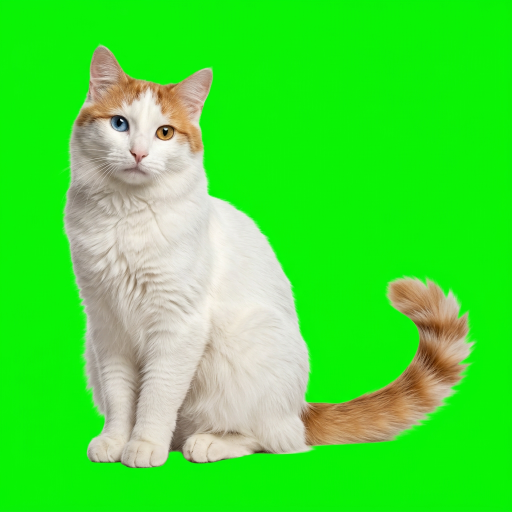
#> input picture artwork/rifki/perch.png, 1024 x 1024 px (shown at 1/2 size)
$ python prepare-rifki.py
#> lines starting #> are read from the running program, lines starting #| are printed output that depends on the picture
#!/usr/bin/env python3
"""Üretilmiş kaynak pozlarından şeffaf, katmanlı küçük kedi rig'i hazırla.

Çalışma zamanında ağ / model / matting bağımlılığı yoktur. Pillow yeterlidir.
"""
from __future__ import annotations

import argparse
import json
from pathlib import Path

from PIL import Image, ImageChops, ImageDraw, ImageFilter

ROOT = Path(__file__).resolve().parents[1]
RIGS = {
    'perch': {
        'tail': [(599,807),(701,779),(762,692),(748,502),(1012,506),(1011,931),(610,925)],
        'tail_pivot': [617,860],
        'head': [(132,65),(450,92),(470,344),(406,423),(147,412),(109,316)],
        'head_pivot': [306,404], 'eyes': [[240,245],[333,271]], 'mouth': [285,338],
    },
    'leap': {
        'tail': [(677,476),(728,455),(775,339),(1004,311),(1017,466),(753,587),(701,551)],
        'tail_pivot': [718,525],
    },
    'play': {
        'tail': [(2,65),(211,72),(363,232),(433,348),(354,413),(304,366),(256,283),(15,302)],
        'tail_pivot': [355,361],
        'paw': [(553,599),(656,588),(690,681),(675,782),(649,842),(599,842),(580,750),(544,679)],
        'paw_pivot': [644,804],
    },
    'tea': {
        'tail': [(679,766),(777,731),(928,557),(1017,557),(1018,755),(738,866),(685,846)],
        'tail_pivot': [702,812],
        'paw': [(96,547),(282,474),(377,493),(418,545),(350,618),(235,710),(91,731)],
        'paw_pivot': [361,555],
    },
}


def key_green(source):
    source = source.convert('RGB').resize((1024,1024), Image.Resampling.LANCZOS)
    image = Image.new('RGBA', source.size)
    pixels = []
    for r, g, b in source.getdata():
        excess = max(0, g-max(r,b)-5)
        alpha = max(0, min(255, round(255-excess*1.9)))
        if g > 100 and g > max(r,b)*1.42:
            alpha = 0
        # Yeşil key ışığının kürk kenarındaki yansımasını gider; beyaz kürkü koru.
        if g > max(r,b):
            g = min(g, round((r+b)/2)+5)
        pixels.append((r,g,b,alpha))
    image.putdata(pixels)
    return image


def prepare(source, output):
    output.mkdir(parents=True, exist_ok=True)
    manifest = {'version':1, 'size':512, 'poses':{}}
    for name, config in RIGS.items():
        with Image.open(source / (name+'.png')) as raw:
#> raw is the input picture: PIL image 1024x1024 RGB; mean R, G, B 69.9, 225.1, 56.7
            image = key_green(raw)
#> in key_green, `image = Image.new('RGBA', source.size)`: image: PIL image 1024x1024 RGBA; every value is 0
#> the loop in key_green, `for r, g, b in source.getdata():` made 1048576 passes
#> (r, g, b, excess) on passes 1 to 12: (3, 9, 4, 238), (5, 9, 4, 236), (5, 10, 5, 234), (6, 11, 5, 232), (6, 11, 5, 234), (8, 12, 6, 233), (7, 11, 6, 232), (7, 11, 6, 232), (7, 12, 7, 232), (7, 12, 7, 232), (7, 11, 6, 232), (6, 11, 6, 232)
#> (excess, g) on passes 61 to 66: (233, 13), (232, 13), (232, 13), (232, 12), (232, 13), (232, 13)
#> after the loop in key_green, `for r, g, b in source.getdata():`: pixels = 1048576 items
#> in key_green, `image.putdata(pixels)`:
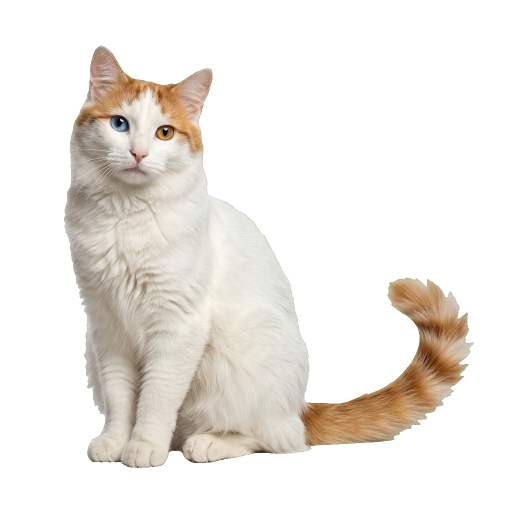
#> image: PIL image 1024x1024 RGBA (shown at 1/2 size); mean R, G, B, A 69.9, 67.1, 56.7, 79.7; transparent parts drawn white
        base = image.copy()
        layers = {}
        # Alt gövde ve ayrılan organ arasında yumuşak 2 px bindirme kalır.
        for part in ('tail',):
            if part not in config:
                continue
            mask = Image.new('L', image.size)
            ImageDraw.Draw(mask).polygon(config[part], fill=255)
            mask = mask.filter(ImageFilter.GaussianBlur(1.2))
            layer = image.copy()
            layer.putalpha(ImageChops.multiply(image.getchannel('A'), mask))
            removal = mask.copy()
            px, py = config[part+'_pivot']
            ImageDraw.Draw(removal).ellipse((px-42,py-42,px+42,py+42),fill=0)
            remaining = ImageChops.invert(removal)
            base.putalpha(ImageChops.multiply(base.getchannel('A'), remaining))
            layer.resize((512,512),Image.Resampling.LANCZOS).save(output/(name+'-'+part+'.png'),optimize=True)
            layers[part] = [v/2 for v in config[part+'_pivot']]
#> this loop made 1 pass
#> pass 1, in prepare, `mask = mask.filter(ImageFilter.GaussianBlur(1.2))`:
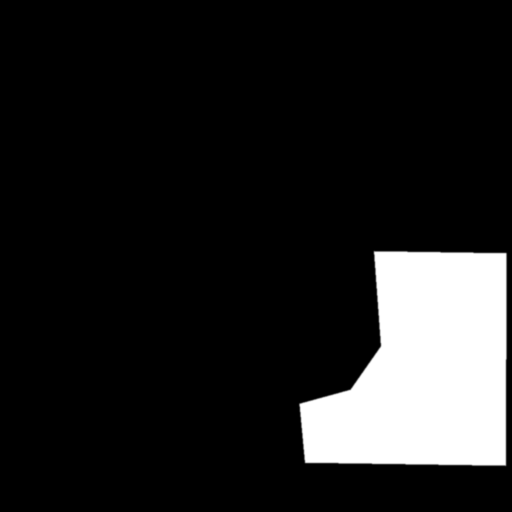
#> mask: PIL image 1024x1024 L (shown at 1/2 size); min 0, max 255, mean 32.2
#> pass 1, in prepare, `remaining = ImageChops.invert(removal)`:
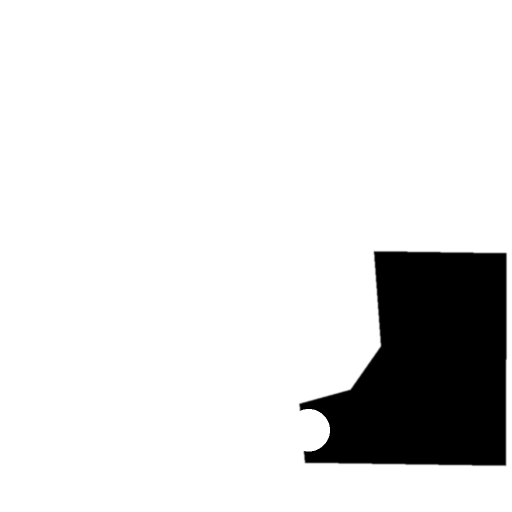
#> remaining: PIL image 1024x1024 L (shown at 1/2 size); min 0, max 255, mean 223.8
#> pass 1, in prepare, `layer.resize((512,512),Image.Resampling.LANCZOS).save(output/(name+'-'..`:
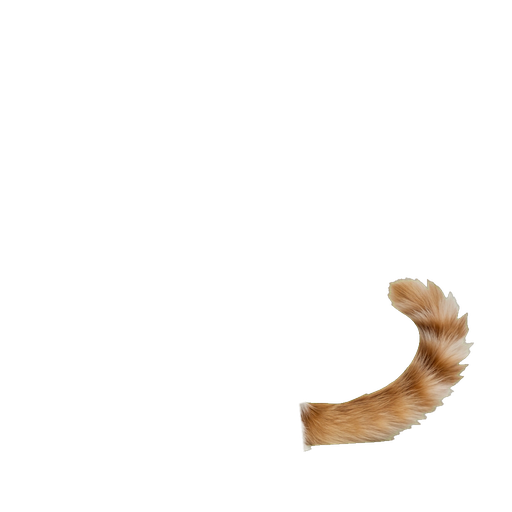
#> saved as perch-tail.png: PIL image 512x512 RGBA; mean R, G, B, A 8.6, 6.7, 4.8, 11.6; transparent parts drawn white
#> after the loop:
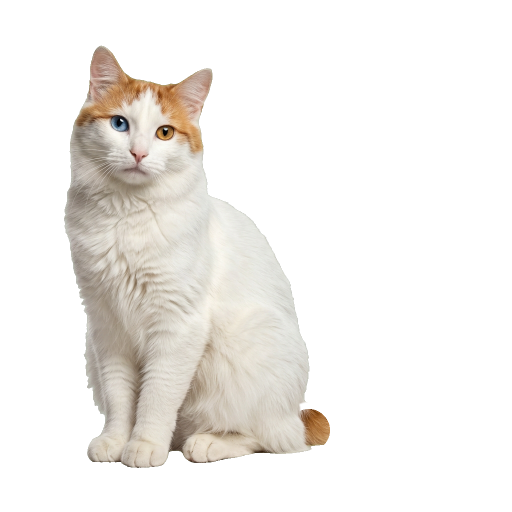
#> base: PIL image 1024x1024 RGBA (shown at 1/2 size); mean R, G, B, A 69.9, 67.1, 56.7, 69; transparent parts drawn white
#> after the loop, layers = {'tail': [308.5, 430]}
        base.resize((512,512),Image.Resampling.LANCZOS).save(output/(name+'-body.png'),optimize=True)
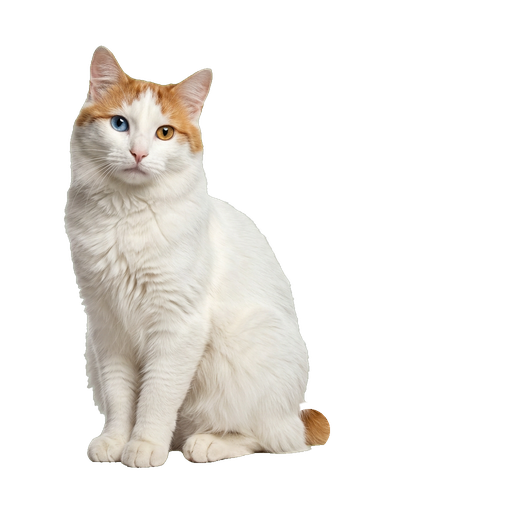
#> saved as perch-body.png: PIL image 512x512 RGBA; mean R, G, B, A 56.3, 53.6, 49.9, 69.1; transparent parts drawn white
        entry = {'layers':layers}
        if 'paw_pivot' in config:
            entry['paw'] = [90,310,90,80] if name=='tea' else [300,340,55,85]
        if 'head' in config:
            entry['head'] = [145,130,86,120]
        for key in ('eyes','mouth'):
            if key in config:
                entry[key] = [[v/2 for v in p] for p in config[key]] if key=='eyes' else [v/2 for v in config[key]]
#> after the loop, entry = 4 items
        manifest['poses'][name]=entry
#> pass 2 of the loop in prepare, `for name, config in RIGS.items():`:
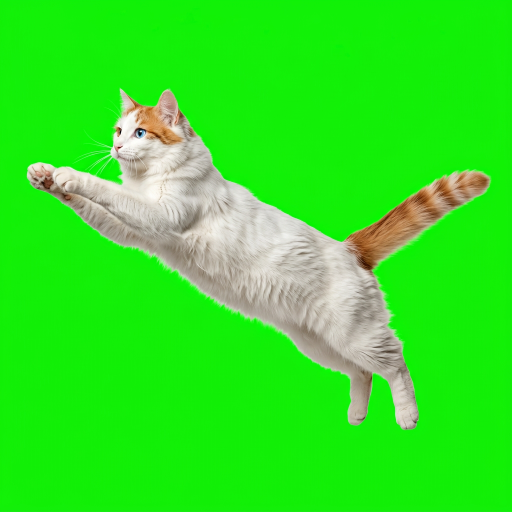
#> input picture artwork/rifki/leap.png, 1024 x 1024 px (shown at 1/2 size)
#> in prepare, raw is the input picture: PIL image 1024x1024 RGB; mean R, G, B 49.3, 228.6, 35.5
#> the loop in key_green (call 2), `for r, g, b in source.getdata():` made 1048576 passes
#> (r, g, b, excess) on passes 1 to 8: (11, 13, 6, 229), (12, 14, 6, 227), (14, 17, 9, 223), (15, 17, 9, 221), (15, 15, 6, 221), (16, 16, 6, 220), (17, 17, 7, 219), (17, 17, 7, 219)
#> the loop in prepare, `for part in ('tail',):` made 1 pass
#> pass 1, in prepare, `mask = mask.filter(ImageFilter.GaussianBlur(1.2))`:
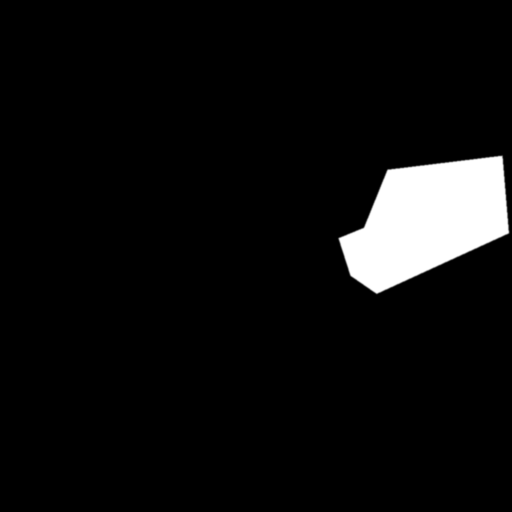
#> mask: PIL image 1024x1024 L (shown at 1/2 size); min 0, max 255, mean 14.4
#> in prepare, `base.resize((512,512),Image.Resampling.LANCZOS).save(output/(name+'-bo..`:
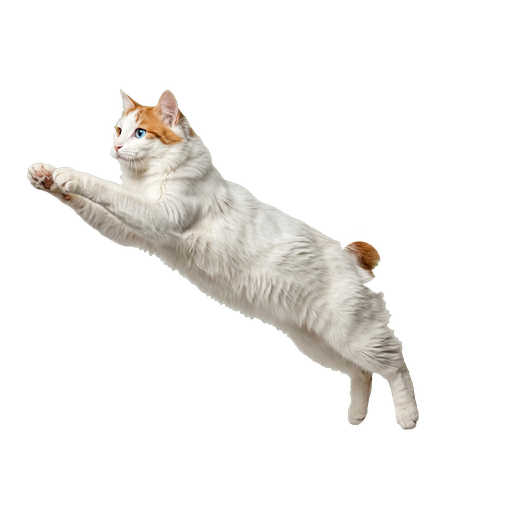
#> saved as leap-body.png: PIL image 512x512 RGBA; mean R, G, B, A 32.5, 31, 28.8, 41.6; transparent parts drawn white
#> pass 3 of the loop in prepare, `for name, config in RIGS.items():`:
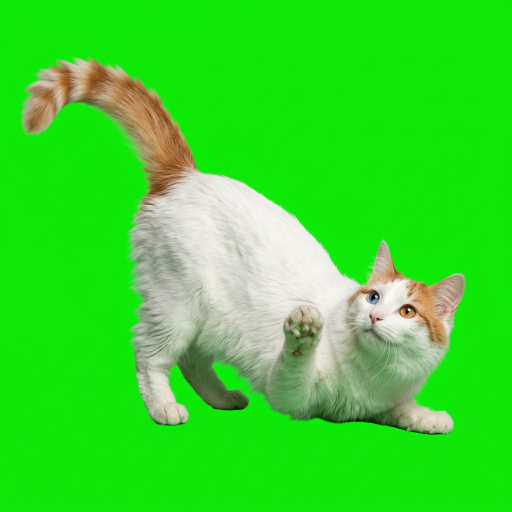
#> input picture artwork/rifki/play.png, 1024 x 1024 px (shown at 1/2 size)
#> in prepare, raw is the input picture: PIL image 1024x1024 RGB; mean R, G, B 57, 217.1, 44.3
#> the loop in prepare, `for part in ('tail',):` made 1 pass
#> pass 1, in prepare, `mask = mask.filter(ImageFilter.GaussianBlur(1.2))`:
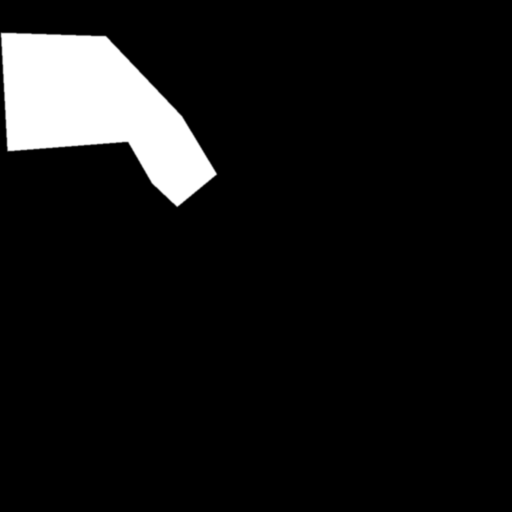
#> mask: PIL image 1024x1024 L (shown at 1/2 size); min 0, max 255, mean 19.6
#> in prepare, `base.resize((512,512),Image.Resampling.LANCZOS).save(output/(name+'-bo..`:
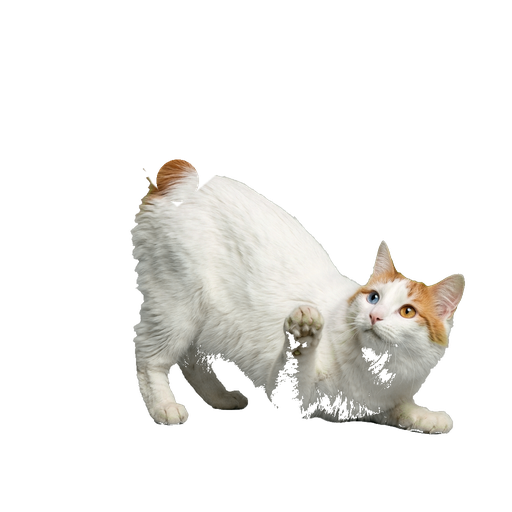
#> saved as play-body.png: PIL image 512x512 RGBA; mean R, G, B, A 39.7, 38.7, 35.9, 51.1; transparent parts drawn white
#> the loop made 4 passes; the first 3 are shown
    for prop in ('teapot','tea-glass'):
#> (the run stopped early here; a loop or call above may not have finished)
